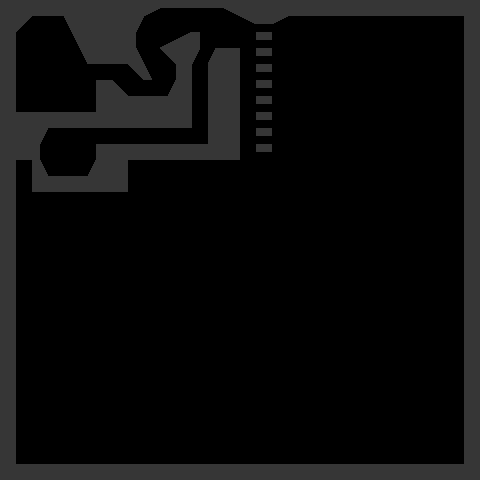

Below is a game level as drawn by its tile map, then a one-line description and the .tmx file that defines it, in full:
An orthogonal 30x30 tile map with 16x16 px tiles, 1 tile layer (Tile Layer 2).

<map version="1.0" orientation="orthogonal" renderorder="right-down" width="30" height="30" tilewidth="16" tileheight="16" nextobjectid="1">
 <tileset firstgid="1" name="sprites" tilewidth="16" tileheight="16">
  <image source="sprites.png" width="256" height="256" />
 </tileset>
 <layer name="Tile Layer 2" width="30" height="30">
  <data encoding="csv">
1,1,1,1,1,1,1,1,1,18,2,2,2,2,22,1,1,1,1,1,1,1,1,1,1,1,1,1,1,1,
1,6,0,0,19,1,1,1,25,0,0,0,0,0,0,14,2,10,0,0,0,0,0,0,0,0,0,0,0,1,
1,0,0,0,11,1,1,1,5,0,12,20,5,0,0,0,2,0,0,0,0,0,0,0,0,0,0,0,0,1,
1,0,0,0,0,19,1,1,21,0,7,1,17,23,1,0,2,0,0,0,0,0,0,0,0,0,0,0,0,1,
1,0,0,0,0,0,0,0,7,13,0,1,0,1,1,0,2,0,0,0,0,0,0,0,0,0,0,0,0,1,
1,0,0,0,0,0,1,9,0,0,15,1,0,1,1,0,2,0,0,0,0,0,0,0,0,0,0,0,0,1,
1,0,0,0,0,0,1,1,1,1,1,1,0,1,1,0,2,0,0,0,0,0,0,0,0,0,0,0,0,1,
1,1,1,1,1,1,1,1,1,1,1,1,0,1,1,0,2,0,0,0,0,0,0,0,0,0,0,0,0,1,
1,1,25,0,0,0,0,0,0,0,0,0,0,1,1,0,2,0,0,0,0,0,0,0,0,0,0,0,0,1,
1,1,5,0,0,0,1,1,1,1,1,1,1,1,1,0,2,0,0,0,0,0,0,0,0,0,0,0,0,1,
1,0,21,0,0,15,1,1,0,0,0,0,0,0,0,0,0,0,0,0,0,0,0,0,0,0,0,0,0,1,
1,0,1,1,1,1,1,1,0,0,0,0,0,0,0,0,0,0,0,0,0,0,0,0,0,0,0,0,0,1,
1,0,0,0,0,0,0,0,0,0,0,0,0,0,0,0,0,0,0,0,0,0,0,0,0,0,0,0,0,1,
1,0,0,0,0,0,0,0,0,0,0,0,0,0,0,0,0,0,0,0,0,0,0,0,0,0,0,0,0,1,
1,0,0,0,0,0,0,0,0,0,0,0,0,0,0,0,0,0,0,0,0,0,0,0,0,0,0,0,0,1,
1,0,0,0,0,0,0,0,0,0,0,0,0,0,0,0,0,0,0,0,0,0,0,0,0,0,0,0,0,1,
1,0,0,0,0,0,0,0,0,0,0,0,0,0,0,0,0,0,0,0,0,0,0,0,0,0,0,0,0,1,
1,0,0,0,0,0,0,0,0,0,0,0,0,0,0,0,0,0,0,0,0,0,0,0,0,0,0,0,0,1,
1,0,0,0,0,0,0,0,0,0,0,0,0,0,0,0,0,0,0,0,0,0,0,0,0,0,0,0,0,1,
1,0,0,0,0,0,0,0,0,0,0,0,0,0,0,0,0,0,0,0,0,0,0,0,0,0,0,0,0,1,
1,0,0,0,0,0,0,0,0,0,0,0,0,0,0,0,0,0,0,0,0,0,0,0,0,0,0,0,0,1,
1,0,0,0,0,0,0,0,0,0,0,0,0,0,0,0,0,0,0,0,0,0,0,0,0,0,0,0,0,1,
1,0,0,0,0,0,0,0,0,0,0,0,0,0,0,0,0,0,0,0,0,0,0,0,0,0,0,0,0,1,
1,0,0,0,0,0,0,0,0,0,0,0,0,0,0,0,0,0,0,0,0,0,0,0,0,0,0,0,0,1,
1,0,0,0,0,0,0,0,0,0,0,0,0,0,0,0,0,0,0,0,0,0,0,0,0,0,0,0,0,1,
1,0,0,0,0,0,0,0,0,0,0,0,0,0,0,0,0,0,0,0,0,0,0,0,0,0,0,0,0,1,
1,0,0,0,0,0,0,0,0,0,0,0,0,0,0,0,0,0,0,0,0,0,0,0,0,0,0,0,0,1,
1,0,0,0,0,0,0,0,0,0,0,0,0,0,0,0,0,0,0,0,0,0,0,0,0,0,0,0,0,1,
1,0,0,0,0,0,0,0,0,0,0,0,0,0,0,0,0,0,0,0,0,0,0,0,0,0,0,0,0,1,
1,1,1,1,1,1,1,1,1,1,1,1,1,1,1,1,1,1,1,1,1,1,1,1,1,1,1,1,1,1
</data>
 </layer>
</map>